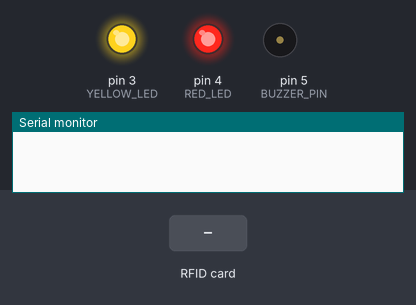
Bench run of a sketch on a simulated Arduino Uno, built with avr-gcc and run on an emulated ATmega328P. Parts: output pins drawn as LEDs (lit = HIGH), buzzer (waves = sounding), the last lines printed to the serial monitor. The inputs (shaded band) are chosen by the test bench. Pins used as bus, display or sensor lines are not drawn.

Above: at 0.1 s.
At 2.2 s:
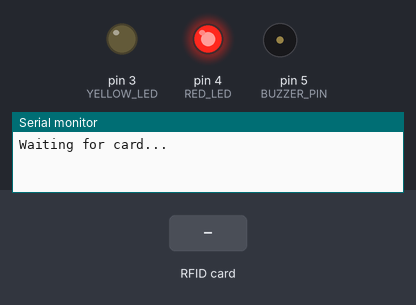
2.3 s: RFID card 5E 7A 19 C4 held to the reader
At 2.39 s:
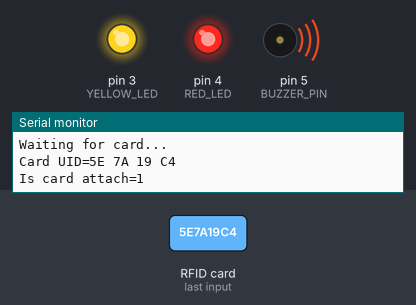
Timing chart, 0 to 5.3 s (numbered marks = the images above; inputs shaded):
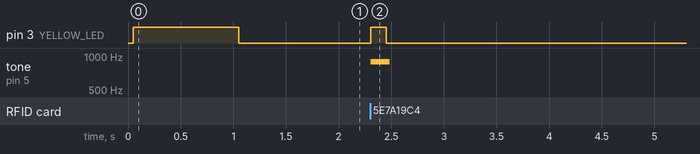

Measured:
- after the input at 2.3 s, pin 3 (YELLOW_LED): LOW → HIGH at once, → LOW 0.14 s later; tone on pin 5 (BUZZER_PIN): silent → 890 Hz at once, → silent 0.18 s later

The sketch:

uno.ino
```cpp
#include <SPI.h>
#include <MFRC522.h>

#define SS_PIN      10
#define RST_PIN     9
#define YELLOW_LED  3
#define RED_LED     4
#define BUZZER_PIN  5


MFRC522 rfid(SS_PIN, RST_PIN); // Instance of the class
MFRC522::MIFARE_Key key;

static uint32_t rfidRebootTimer = 0;
uint8_t control = 0x00;


bool isnt_card_present() {
  control = 0;
  for (int i = 0; i < 3; i++) {
    if (!rfid.PICC_IsNewCardPresent()) {
      if (rfid.PICC_ReadCardSerial()) {
        //Serial.print('a');
        control |= 0x16;
      }
      if (rfid.PICC_ReadCardSerial()) {
        //Serial.print('b');
        control |= 0x16;
      }
      //Serial.print('c');
      control += 0x1;
    }
    //Serial.print('d');
    control += 0x4;
  }

  //Serial.println(control);
  if (not (control == 13 || control == 14)) {
    return true;
  }
  return false;
}


void setup() {
  Serial.begin(9600);
  SPI.begin(); // Init SPI bus
  rfid.PCD_Init(); // Init MFRC522

  for (byte i = 0; i < 6; i++) {
    key.keyByte[i] = 0xFF;
  }

  pinMode(RED_LED, OUTPUT);
  pinMode(YELLOW_LED, OUTPUT);
  pinMode(BUZZER_PIN, OUTPUT);

  noTone(BUZZER_PIN);

  analogWrite(RED_LED, 255);
  analogWrite(YELLOW_LED, 255);
  delay(1000);
  analogWrite(YELLOW_LED, LOW);
  Serial.println(F("Waiting for card..."));
}


void loop() {
  if (millis() - rfidRebootTimer > 3000) {
    rfidRebootTimer = millis();
    digitalWrite(RST_PIN, HIGH);
    delay(1);
    digitalWrite(RST_PIN, LOW);
    rfid.PCD_Init();
  }

  // Reset the loop if no new card present on the sensor/reader. This saves the entire process when idle.
  if (!rfid.PICC_IsNewCardPresent()) {
    return;
  }

  // Verify if the NUID has been readed
  if (!rfid.PICC_ReadCardSerial()) {
    return;
  }

  MFRC522::PICC_Type piccType = rfid.PICC_GetType(rfid.uid.sak);

  digitalWrite(YELLOW_LED, HIGH);

  tone(BUZZER_PIN, 890, 180);
//  delay(430);
//  tone(BUZZER_PIN, 890, 330);

  String card_uid = get_uid();
  Serial.println("Card UID=" + card_uid);

  while (true) {
    delay(50);
    Serial.println("Is card attach=1");
    if (isnt_card_present()) {
      break;
    }
  }
  Serial.println("Is card attach=0");

  analogWrite(YELLOW_LED, LOW);

  // Halt PICC
  rfid.PICC_HaltA();
  // Stop encryption on PCD
  rfid.PCD_StopCrypto1();
}


String get_uid() {
  String uid = "";
  for (byte i = 0; i < rfid.uid.size; i++) {
    uid.concat(String(rfid.uid.uidByte[i] < 0x10 ? " 0" : " "));
    uid.concat(String(rfid.uid.uidByte[i], HEX));
  }
  uid.toUpperCase();
  uid = uid.substring(1);
  return uid;
}
```
